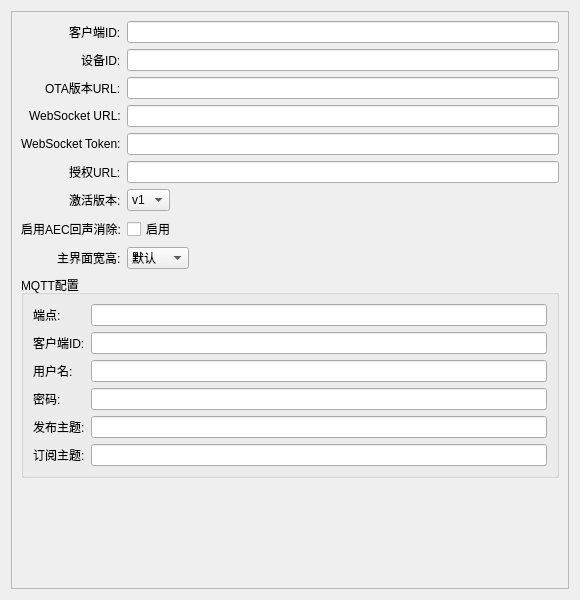
<?xml version="1.0" encoding="UTF-8"?>
<ui version="4.0">
 <class>SystemOptionsWidget</class>
 <widget class="QWidget" name="SystemOptionsWidget">
  <property name="geometry">
   <rect>
    <x>0</x>
    <y>0</y>
    <width>580</width>
    <height>600</height>
   </rect>
  </property>
  <property name="windowTitle">
   <string>系统选项</string>
  </property>
  <layout class="QVBoxLayout" name="verticalLayout">
   <item>
    <widget class="QScrollArea" name="scrollArea">
     <property name="widgetResizable">
      <bool>true</bool>
     </property>
     <widget class="QWidget" name="scrollAreaWidgetContents">
      <property name="geometry">
       <rect>
        <x>0</x>
        <y>0</y>
        <width>578</width>
        <height>580</height>
       </rect>
      </property>
      <layout class="QFormLayout" name="formLayout">
       <property name="labelAlignment">
        <set>Qt::AlignRight|Qt::AlignVCenter</set>
       </property>
       <property name="fieldGrowthPolicy">
        <enum>QFormLayout::ExpandingFieldsGrow</enum>
       </property>
       <item row="0" column="0">
        <widget class="QLabel" name="label_client_id">
         <property name="text">
          <string>客户端ID:</string>
         </property>
        </widget>
       </item>
       <item row="0" column="1">
        <widget class="QLineEdit" name="client_id_edit"/>
       </item>
       <item row="1" column="0">
        <widget class="QLabel" name="label_device_id">
         <property name="text">
          <string>设备ID:</string>
         </property>
        </widget>
       </item>
       <item row="1" column="1">
        <widget class="QLineEdit" name="device_id_edit"/>
       </item>
       <item row="2" column="0">
        <widget class="QLabel" name="label_ota_url">
         <property name="text">
          <string>OTA版本URL:</string>
         </property>
        </widget>
       </item>
       <item row="2" column="1">
        <widget class="QLineEdit" name="ota_url_edit"/>
       </item>
       <item row="3" column="0">
        <widget class="QLabel" name="label_websocket_url">
         <property name="text">
          <string>WebSocket URL:</string>
         </property>
        </widget>
       </item>
       <item row="3" column="1">
        <widget class="QLineEdit" name="websocket_url_edit"/>
       </item>
       <item row="4" column="0">
        <widget class="QLabel" name="label_websocket_token">
         <property name="text">
          <string>WebSocket Token:</string>
         </property>
        </widget>
       </item>
       <item row="4" column="1">
        <widget class="QLineEdit" name="websocket_token_edit">
         <property name="echoMode">
          <enum>QLineEdit::Password</enum>
         </property>
        </widget>
       </item>
       <item row="5" column="0">
        <widget class="QLabel" name="label_authorization_url">
         <property name="text">
          <string>授权URL:</string>
         </property>
        </widget>
       </item>
       <item row="5" column="1">
        <widget class="QLineEdit" name="authorization_url_edit"/>
       </item>
       <item row="6" column="0">
        <widget class="QLabel" name="label_activation_version">
         <property name="text">
          <string>激活版本:</string>
         </property>
        </widget>
       </item>
       <item row="6" column="1">
        <widget class="QComboBox" name="activation_version_combo">
         <item>
          <property name="text">
           <string>v1</string>
          </property>
         </item>
         <item>
          <property name="text">
           <string>v2</string>
          </property>
         </item>
        </widget>
       </item>
       <item row="7" column="0">
        <widget class="QLabel" name="label_aec_enabled">
         <property name="text">
          <string>启用AEC回声消除:</string>
         </property>
        </widget>
       </item>
       <item row="7" column="1">
        <widget class="QCheckBox" name="aec_enabled_check">
         <property name="text">
          <string>启用</string>
         </property>
        </widget>
       </item>
       <item row="8" column="0">
        <widget class="QLabel" name="label_window_size">
         <property name="text">
          <string>主界面宽高:</string>
         </property>
        </widget>
       </item>
       <item row="8" column="1">
        <widget class="QComboBox" name="window_size_combo">
         <item>
          <property name="text">
           <string>默认</string>
          </property>
         </item>
         <item>
          <property name="text">
           <string>75%</string>
          </property>
         </item>
         <item>
          <property name="text">
           <string>100%</string>
          </property>
         </item>
        </widget>
       </item>
       <item row="9" column="0" colspan="2">
        <widget class="QGroupBox" name="mqtt_group">
         <property name="title">
          <string>MQTT配置</string>
         </property>
         <layout class="QFormLayout" name="mqtt_form">
          <item row="0" column="0">
           <widget class="QLabel" name="label_mqtt_endpoint">
            <property name="text">
             <string>端点:</string>
            </property>
           </widget>
          </item>
          <item row="0" column="1">
           <widget class="QLineEdit" name="mqtt_endpoint_edit"/>
          </item>
          <item row="1" column="0">
           <widget class="QLabel" name="label_mqtt_client_id">
            <property name="text">
             <string>客户端ID:</string>
            </property>
           </widget>
          </item>
          <item row="1" column="1">
           <widget class="QLineEdit" name="mqtt_client_id_edit"/>
          </item>
          <item row="2" column="0">
           <widget class="QLabel" name="label_mqtt_username">
            <property name="text">
             <string>用户名:</string>
            </property>
           </widget>
          </item>
          <item row="2" column="1">
           <widget class="QLineEdit" name="mqtt_username_edit"/>
          </item>
          <item row="3" column="0">
           <widget class="QLabel" name="label_mqtt_password">
            <property name="text">
             <string>密码:</string>
            </property>
           </widget>
          </item>
          <item row="3" column="1">
           <widget class="QLineEdit" name="mqtt_password_edit">
            <property name="echoMode">
             <enum>QLineEdit::Password</enum>
            </property>
           </widget>
          </item>
          <item row="4" column="0">
           <widget class="QLabel" name="label_mqtt_publish_topic">
            <property name="text">
             <string>发布主题:</string>
            </property>
           </widget>
          </item>
          <item row="4" column="1">
           <widget class="QLineEdit" name="mqtt_publish_topic_edit"/>
          </item>
          <item row="5" column="0">
           <widget class="QLabel" name="label_mqtt_subscribe_topic">
            <property name="text">
             <string>订阅主题:</string>
            </property>
           </widget>
          </item>
          <item row="5" column="1">
           <widget class="QLineEdit" name="mqtt_subscribe_topic_edit"/>
          </item>
         </layout>
        </widget>
       </item>
      </layout>
     </widget>
    </widget>
   </item>
  </layout>
 </widget>
 <resources/>
 <connections/>
</ui>
